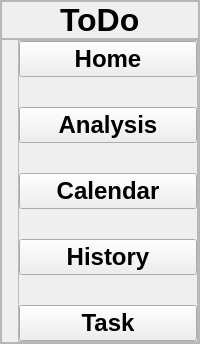
     <widget class="QWidget" name="leftMenu" native="true">
      <property name="sizePolicy">
       <sizepolicy hsizetype="Preferred" vsizetype="Expanding">
        <horstretch>0</horstretch>
        <verstretch>0</verstretch>
       </sizepolicy>
      </property>
      <property name="minimumSize">
       <size>
        <width>120</width>
        <height>0</height>
       </size>
      </property>
      <property name="maximumSize">
       <size>
        <width>300</width>
        <height>16777215</height>
       </size>
      </property>
      <layout class="QVBoxLayout" name="verticalLayout_7">
       <property name="spacing">
        <number>0</number>
       </property>
       <property name="leftMargin">
        <number>0</number>
       </property>
       <property name="topMargin">
        <number>0</number>
       </property>
       <property name="rightMargin">
        <number>0</number>
       </property>
       <property name="bottomMargin">
        <number>0</number>
       </property>
       <item>
        <widget class="QFrame" name="frame_5">
         <property name="frameShape">
          <enum>QFrame::StyledPanel</enum>
         </property>
         <property name="frameShadow">
          <enum>QFrame::Raised</enum>
         </property>
         <layout class="QVBoxLayout" name="verticalLayout_9">
          <property name="spacing">
           <number>0</number>
          </property>
          <property name="leftMargin">
           <number>0</number>
          </property>
          <property name="topMargin">
           <number>0</number>
          </property>
          <property name="rightMargin">
           <number>0</number>
          </property>
          <property name="bottomMargin">
           <number>0</number>
          </property>
          <item alignment="Qt::AlignTop">
           <widget class="QFrame" name="frame_7">
            <property name="frameShape">
             <enum>QFrame::StyledPanel</enum>
            </property>
            <property name="frameShadow">
             <enum>QFrame::Raised</enum>
            </property>
            <layout class="QHBoxLayout" name="horizontalLayout_13">
             <property name="spacing">
              <number>0</number>
             </property>
             <property name="leftMargin">
              <number>0</number>
             </property>
             <property name="topMargin">
              <number>0</number>
             </property>
             <property name="rightMargin">
              <number>0</number>
             </property>
             <property name="bottomMargin">
              <number>0</number>
             </property>
             <item alignment="Qt::AlignHCenter|Qt::AlignVCenter">
              <widget class="QLabel" name="toDoHeader">
               <property name="font">
                <font>
                 <pointsize>24</pointsize>
                 <bold>true</bold>
                </font>
               </property>
               <property name="text">
                <string>ToDo</string>
               </property>
              </widget>
             </item>
            </layout>
           </widget>
          </item>
          <item>
           <widget class="QFrame" name="frame_6">
            <property name="sizePolicy">
             <sizepolicy hsizetype="Preferred" vsizetype="Expanding">
              <horstretch>0</horstretch>
              <verstretch>0</verstretch>
             </sizepolicy>
            </property>
            <property name="frameShape">
             <enum>QFrame::StyledPanel</enum>
            </property>
            <property name="frameShadow">
             <enum>QFrame::Raised</enum>
            </property>
            <layout class="QVBoxLayout" name="verticalLayout_11">
             <property name="spacing">
              <number>0</number>
             </property>
             <property name="leftMargin">
              <number>16</number>
             </property>
             <property name="topMargin">
              <number>0</number>
             </property>
             <property name="rightMargin">
              <number>0</number>
             </property>
             <property name="bottomMargin">
              <number>0</number>
             </property>
             <item alignment="Qt::AlignTop">
              <widget class="QFrame" name="frame_14">
               <property name="sizePolicy">
                <sizepolicy hsizetype="Preferred" vsizetype="Expanding">
                 <horstretch>0</horstretch>
                 <verstretch>0</verstretch>
                </sizepolicy>
               </property>
               <property name="frameShape">
                <enum>QFrame::StyledPanel</enum>
               </property>
               <property name="frameShadow">
                <enum>QFrame::Raised</enum>
               </property>
               <layout class="QVBoxLayout" name="verticalLayout_12">
                <property name="spacing">
                 <number>30</number>
                </property>
                <property name="leftMargin">
                 <number>0</number>
                </property>
                <property name="topMargin">
                 <number>0</number>
                </property>
                <property name="rightMargin">
                 <number>0</number>
                </property>
                <property name="bottomMargin">
                 <number>0</number>
                </property>
                <item>
                 <widget class="QPushButton" name="homeButton">
                  <property name="font">
                   <font>
                    <pointsize>18</pointsize>
                    <bold>true</bold>
                   </font>
                  </property>
                  <property name="text">
                   <string>Home</string>
                  </property>
                  <property name="icon">
                   <iconset resource="SEP_Project/resources.qrc">
                    <normaloff>:/icons_v2/home.svg</normaloff>:/icons_v2/home.svg</iconset>
                  </property>
                  <property name="iconSize">
                   <size>
                    <width>24</width>
                    <height>24</height>
                   </size>
                  </property>
                 </widget>
                </item>
                <item>
                 <widget class="QPushButton" name="analysisButton">
                  <property name="font">
                   <font>
                    <pointsize>18</pointsize>
                    <bold>true</bold>
                   </font>
                  </property>
                  <property name="text">
                   <string>Analysis</string>
                  </property>
                  <property name="iconSize">
                   <size>
                    <width>24</width>
                    <height>24</height>
                   </size>
                  </property>
                 </widget>
                </item>
                <item>
                 <widget class="QPushButton" name="calendarButton">
                  <property name="font">
                   <font>
                    <pointsize>18</pointsize>
                    <bold>true</bold>
                   </font>
                  </property>
                  <property name="text">
                   <string>Calendar</string>
                  </property>
                 </widget>
                </item>
                <item>
                 <widget class="QPushButton" name="historyButton">
                  <property name="font">
                   <font>
                    <pointsize>18</pointsize>
                    <bold>true</bold>
                   </font>
                  </property>
                  <property name="text">
                   <string>History</string>
                  </property>
                 </widget>
                </item>
                <item>
                 <widget class="QPushButton" name="taskButton">
                  <property name="font">
                   <font>
                    <pointsize>18</pointsize>
                    <bold>true</bold>
                   </font>
                  </property>
                  <property name="text">
                   <string>Task</string>
                  </property>
                 </widget>
                </item>
               </layout>
              </widget>
             </item>
            </layout>
           </widget>
          </item>
         </layout>
        </widget>
       </item>
      </layout>
     </widget>
